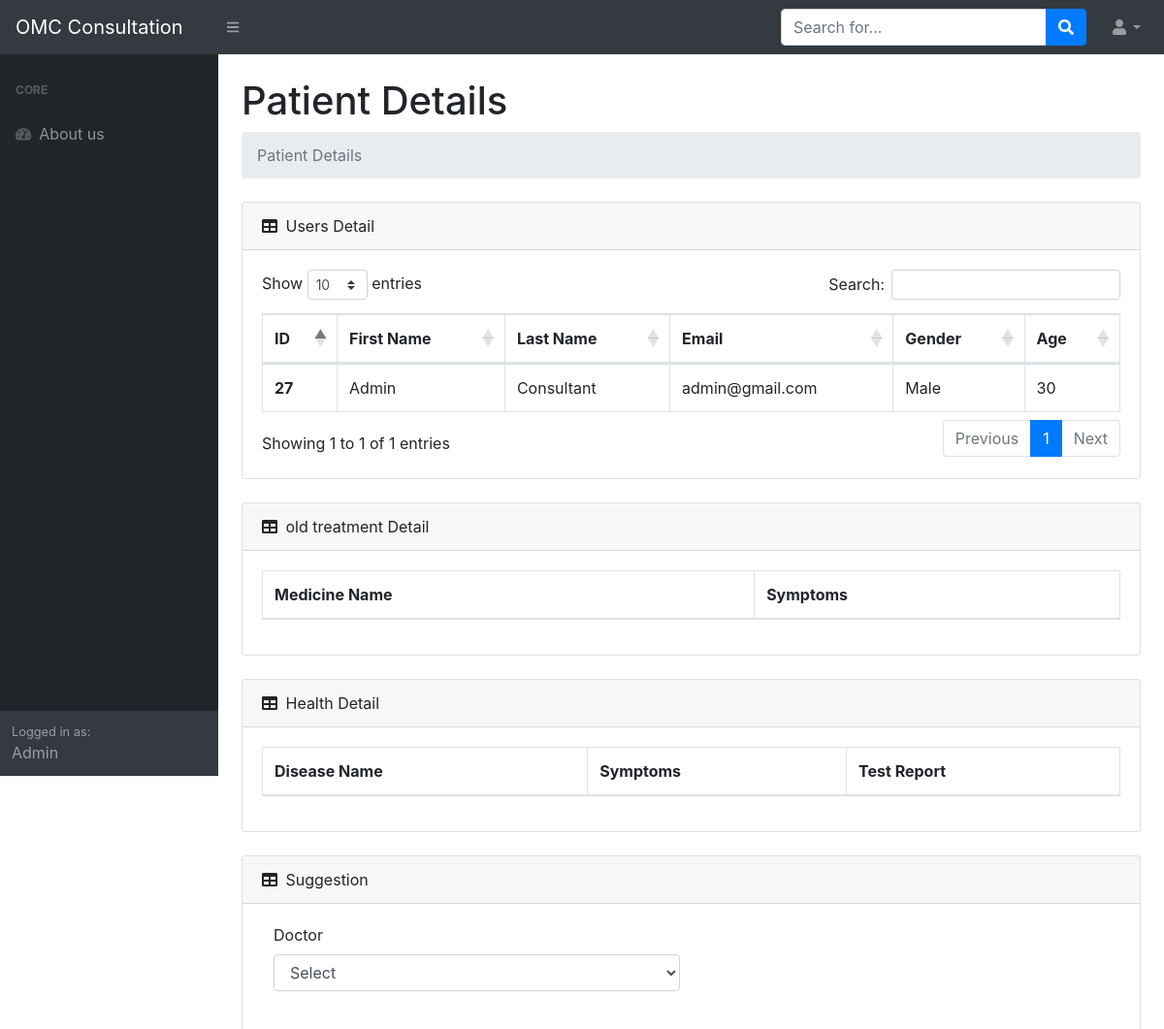
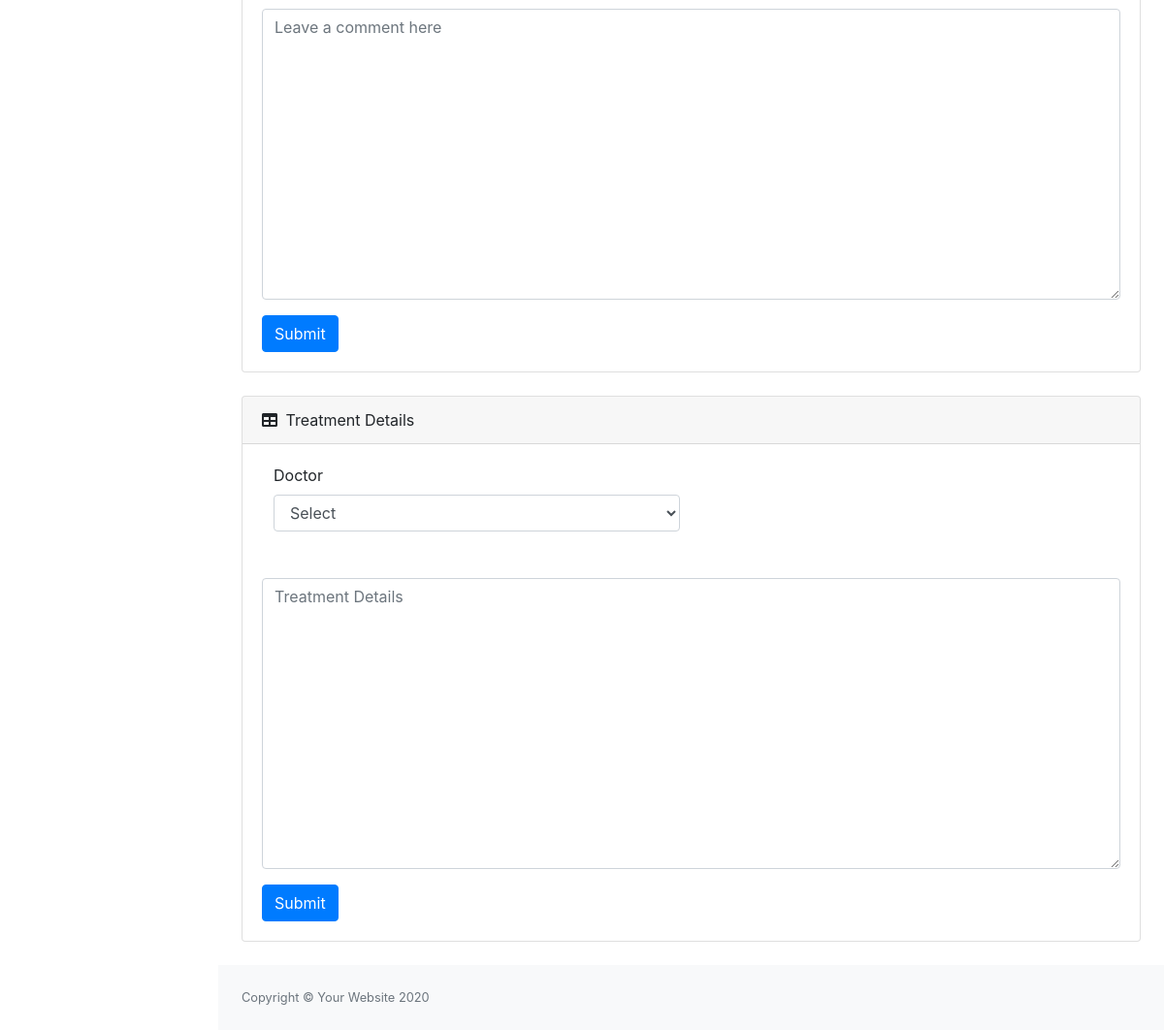
Screenshot of /view_detail.php?Email=admin@gmail.com with the database file from the repository (2 pictures, top to bottom).
### tables this page shows
CREATE TABLE `user` (
  `id` int(11) NOT NULL,
  `Fname` varchar(50) NOT NULL,
  `Lname` varchar(50) NOT NULL,
  `Email` varchar(50) NOT NULL,
  `Password` varchar(50) NOT NULL,
  `role` int(11) NOT NULL,
  `Mname` varchar(255) DEFAULT NULL,
  `Dname` varchar(255) DEFAULT NULL,
  `symtoms` varchar(255) DEFAULT NULL,
  `Gender` varchar(6) DEFAULT NULL,
  `Age` varchar(10) NOT NULL
);

### view_detail.php (the view, shortened to what this page needs)
<?php
include 'config.php';
$Email = $_GET['Email'];
$record = mysqli_query($con, "SELECT * FROM `user` WHERE Email='$Email' ");
include 'header.php';
?>
<body class="sb-nav-fixed">
    <nav class="sb-topnav navbar navbar-expand navbar-dark bg-dark">
        <a class="navbar-brand" href="admin.php">OMC Consultation</a>
        <button class="btn btn-link btn-sm order-1 order-lg-0" id="sidebarToggle" href="#"><i class="fas fa-bars"></i></button>
        <form class="d-none d-md-inline-block form-inline ml-auto mr-0 mr-md-3 my-2 my-md-0">
            <div class="input-group">
                <input class="form-control" type="text" placeholder="Search for..." aria-label="Search" aria-describedby="basic-addon2" />
                <div class="input-group-append">
                    <button class="btn btn-primary" type="button"><i class="fas fa-search"></i></button>
                </div>
            </div>
        </form>
        <ul class="navbar-nav ml-auto ml-md-0">
            <li class="nav-item dropdown">
                <a class="nav-link dropdown-toggle" id="userDropdown" href="#" role="button" data-toggle="dropdown" aria-haspopup="true" aria-expanded="false"><i class="fas fa-user fa-fw"></i></a>
            </li>
        </ul>
    </nav>
    <div id="layoutSidenav">
        <div id="layoutSidenav_nav">
            <nav class="sb-sidenav accordion sb-sidenav-dark" id="sidenavAccordion">
                <div class="sb-sidenav-menu">
                    <div class="nav">
                        <div class="sb-sidenav-menu-heading">Core</div>
                        <a class="nav-link" href="#">
                            <div class="sb-nav-link-icon"><i class="fas fa-tachometer-alt"></i></div>
                        </a>
                        <div class="sb-sidenav-menu-heading">Addons</div>
                        <a class="nav-link" href="charts.html">
                            <div class="sb-nav-link-icon"><i class="fas fa-chart-area"></i></div>
                        </a>
                        <a class="nav-link" href="tables.html">
                            <div class="sb-nav-link-icon"><i class="fas fa-table"></i></div>
                        </a>
                    </div>
                </div>
                <div class="sb-sidenav-footer">
                    <div class="small">Logged in as:</div>
                </div>
            </nav>
        </div>
        <div id="layoutSidenav_nav">
            <nav class="sb-sidenav accordion sb-sidenav-dark" id="sidenavAccordion">
                <div class="sb-sidenav-menu">
                    <div class="nav">
                        <div class="sb-sidenav-menu-heading">Core</div>
                        <a class="nav-link" href="#">
                            <div class="sb-nav-link-icon"><i class="fas fa-tachometer-alt"></i></div>
                            About us
                        </a>
                    </div>
                </div>
                <div class="sb-sidenav-footer">
                    <div class="small">Logged in as:</div>
                    Admin
                </div>
            </nav>
        </div>
        <div id="layoutSidenav_content">
            <main>
                <div class="container-fluid">
                    <h1 class="mt-4">Patient Details</h1>
                    <ol class="breadcrumb mb-4">
                        <li class="breadcrumb-item active">Patient Details</li>
                    </ol>
                    <div class="card mb-4">
                        <div class="card-header">
                            <i class="fas fa-table mr-1"></i>
                            Users Detail
                        </div>
                        <div class="card-body">
                            <div class="table-responsive">
                                <table class="table table-bordered" id="dataTable" width="100%" cellspacing="0">
                                    <thead>
                                        <tr>
                                            <th>ID</th>
                                            <th>First Name</th>
                                            <th>Last Name</th>
                                            <th>Email</th>
                                            <th>Gender</th>
                                            <th>Age</th>
                                        </tr>
                                    </thead>
                                    <tbody>
                                        <?php
                                        while ($row = mysqli_fetch_array($record)) {
                                        ?>
                                            <form method="post" action="view_detail.php">
                                                <tr>
                                                    <th scope="row"><input type="hidden" name="PID" value="$row['id']"><?php echo $row['id'] ?></th>
                                                    <td><input type="hidden" disabled name="Fname" value="$row['Fname']"><?php echo $row['Fname'] ?></td>
                                                    <td><input type="hidden" disabled name="Lname" value="$row['Lname']"><?php echo $row['Lname'] ?></td>
                                                    <td><input type="hidden" disabled name="Email" value="$row['Email']"><?php echo $row['Email'] ?></td>
                                                    <td><input type="hidden" disabled name="Gender" value="$row['Gender']"><?php echo $row['Gender'] ?></td>
                                                    <td><input type="hidden" disabled name="Age" value="$row['Age']"><?php echo $row['Age'] ?></td>
                                                </tr>
                                            </form>
                                        <?php
                                        }
                                        ?>
                                    </tbody>
                                </table>
                            </div>
                        </div>
                    </div>
                    <div class="card mb-4">
                        <div class="card-header">
                            <i class="fas fa-table mr-1"></i>
                            old treatment Detail
                        </div>
                        <div class="card-body">
                            <div class="table-responsive">
                                <table class="table table-bordered" id="dataTable" width="100%" cellspacing="0">
                                    <thead>
                                        <tr>
                                            <th>Medicine Name</th>
                                            <th>Symptoms</th>
                                        </tr>
                                    </thead>
                                </table>
                            </div>
                        </div>
                    </div>
                    <div class="card mb-4">
                        <div class="card-header">
                            <i class="fas fa-table mr-1"></i>
                            Health Detail
                        </div>
                        <div class="card-body">
                            <div class="table-responsive">
                                <table class="table table-bordered" id="dataTable" width="100%" cellspacing="0">
                                    <thead>
                                        <tr>
                                            <th>Disease Name</th>
                                            <th>Symptoms</th>
                                            <th>Test Report</th>
                                        </tr>
                                    </thead>
                                </table>
                            </div>
                        </div>
                    </div>
                    <div class="card mb-4">
                        <div class="card-header">
                            <i class="fas fa-table mr-1"></i>
                            Suggestion
                        </div>
                        <div class="card-body">
                            <form method="post">
                                <div class="col-md-6 mb-5">
                                    <label for="inputState" class="form-label">Doctor</label>
                                    <select id="inputState" class="form-control" name="Doctor">
                                        <option value='select'>Select</option>
                                    </select>
                                </div>
                                <div class="form-floating">
                                    <textarea class="form-control" placeholder="Leave a comment here" id="floatingTextarea2" style="height: 300px" name="Suggestion"></textarea>
                                </div>
                                <input type="submit" value="Submit" name="submit" class="btn btn-primary mt-3">
                            </form>
                        </div>
                    </div>
                    <div class="card mb-4">
                        <div class="card-header">
                            <i class="fas fa-table mr-1"></i>
                            Treatment Details
                        </div>
                        <div class="card-body">
                            <form method="post">
                                <div class="col-md-6 mb-5">
                                    <label for="inputState" class="form-label">Doctor</label>
                                    <select id="inputState" class="form-control" name="Doctor1">
                                        <option value='select'>Select</option>
                                    </select>
                                </div>
                                <div class="form-floating">
                                    <textarea class="form-control" placeholder="Treatment Details" id="floatingTextarea2" style="height: 300px" name="Treatment"></textarea>
                                </div>
                                <input type="submit" value="Submit" name="treat" class="btn btn-primary mt-3">
                            </form>
                        </div>
                    </div>
                </div>
            </main>
            <footer class="py-4 bg-light mt-auto">
                <div class="container-fluid">
                    <div class="d-flex align-items-center justify-content-between small">
                        <div class="text-muted">Copyright &copy; Your Website 2020</div>
                    </div>
                </div>
            </footer>
        </div>
    </div>
</body>
</html>

### rows the page displays
user: id "27", Fname "Admin", Lname "Consultant", Email "admin@gmail.com", Gender "Male", Age "30"
